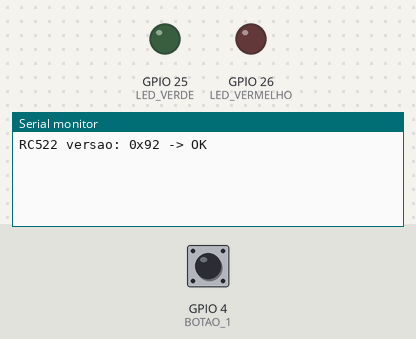
The sketch below on a simulated ESP32. Shown: output pins drawn as LEDs (lit = HIGH), the last lines printed to the serial monitor. The test bench sets the inputs (shaded band); at power-on: GPIO 4 (BOTAO_1) HIGH.

Above: at 1.8 s.
1.9 s: GPIO 4 (BOTAO_1) pulled LOW for 0.15 s
At 3.0 s:
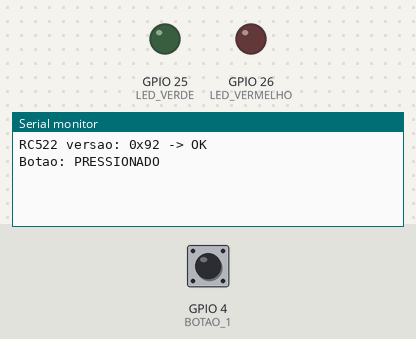
At 6.4 s:
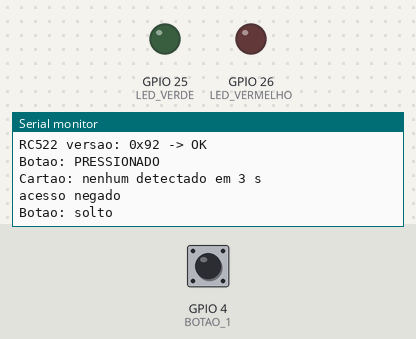

Measured:
- after the input at 1.9 s, the serial monitor: prints a new line after 0.06 s (image 1)

The sketch:

controle_nfc_gerado.ino
```cpp
// Gerado pelo compilador Tupã a partir de controle_nfc.tupa
// Dispositivo: controle
// Placa: ESP32-WROVER-DEV (conferido em bancada em 26/10/2026) (esp32:esp32:esp32wrover)
// Não edite à mão: altere o .tupa e gere de novo.
// Os comentários // [arquivo:linha] ligam cada bloco à linha do .tupa.

#include <SPI.h>
#include <MFRC522.h>

// ---- Pinos e tempos (vêm de compilador/placas/esp32_wrover.json) ----
#define LED_VERDE      25
#define LED_VERMELHO   26
#define BOTAO_1        4
#define NFC_SS         5
#define NFC_RST        22
#define DEBOUNCE_MS    50
#define NFC_TIMEOUT_MS 3000

// ---- Estado dos botões (debounce por millis, sem delay) ----
int botao1_leitura = HIGH, botao1_estavel = HIGH;
unsigned long botao1_mudou = 0;

// ---- Variáveis do programa ----
// [controle_nfc.tupa:3] int tentativas = 3;

MFRC522 leitorNFC(NFC_SS, NFC_RST);

struct Cartao {
  bool valido = false;
  String uid = "";
};

// UIDs autorizados (vêm da placa; os demais cartões ficam negados)
struct UidAutorizado { byte tamanho; byte bytes[10]; };
const UidAutorizado UIDS_AUTORIZADOS[] = {
  { 4, { 0x33, 0x7A, 0x87, 0xF7 } },  // 33 7A 87 F7
  { 4, { 0x43, 0xA3, 0x6F, 0xF5 } },  // 43 A3 6F F5
};
const int N_UIDS = sizeof(UIDS_AUTORIZADOS) / sizeof(UIDS_AUTORIZADOS[0]);

bool uidAutorizado(byte *uid, byte tamanho) {
  for (int i = 0; i < N_UIDS; i++) {
    if (UIDS_AUTORIZADOS[i].tamanho != tamanho) continue;
    if (memcmp(UIDS_AUTORIZADOS[i].bytes, uid, tamanho) == 0) return true;
  }
  return false;
}

// Uma tentativa de leitura. Sempre encerra a comunicação com o cartão.
bool nfcTentar(Cartao &c) {
  if (!leitorNFC.PICC_IsNewCardPresent() || !leitorNFC.PICC_ReadCardSerial()) return false;
  c.uid = "";
  for (byte i = 0; i < leitorNFC.uid.size; i++) {
    if (i > 0) c.uid += ' ';
    if (leitorNFC.uid.uidByte[i] < 0x10) c.uid += '0';
    c.uid += String(leitorNFC.uid.uidByte[i], HEX);
  }
  c.uid.toUpperCase();
  c.valido = uidAutorizado(leitorNFC.uid.uidByte, leitorNFC.uid.size);
  leitorNFC.PICC_HaltA();
  leitorNFC.PCD_StopCrypto1();
  return true;
}

// nfc.ler(): espera até NFC_TIMEOUT_MS pelo cartão; sem cartão = inválido.
Cartao nfcLer() {
  Cartao c;
  unsigned long inicio = millis();
  bool lido = false;
  while (!lido && (millis() - inicio) < NFC_TIMEOUT_MS) {
    lido = nfcTentar(c);
    if (!lido) delay(20);
  }
  if (lido) {
    Serial.println("Cartao UID: " + c.uid);
  } else {
    Serial.println("Cartao: nenhum detectado em 3 s");
  }
  Serial.println(c.valido ? "acesso liberado" : "acesso negado");
  return c;
}

void ledApagar()   { digitalWrite(LED_VERDE, LOW);  digitalWrite(LED_VERMELHO, LOW); }
void ledVerde()    { digitalWrite(LED_VERMELHO, LOW); digitalWrite(LED_VERDE, HIGH); }
void ledVermelho() { digitalWrite(LED_VERDE, LOW);  digitalWrite(LED_VERMELHO, HIGH); }

void setup() {
  Serial.begin(115200);
  delay(500);  // tempo para o Monitor Serial abrir
  pinMode(BOTAO_1, INPUT_PULLUP);
  pinMode(LED_VERDE, OUTPUT);
  pinMode(LED_VERMELHO, OUTPUT);
  ledApagar();  // LEDs começam apagados
  SPI.begin(18, 19, 23, 5);  // SCK, MISO, MOSI, SS
  leitorNFC.PCD_Init();
  delay(50);
  byte versaoRC522 = leitorNFC.PCD_ReadRegister(MFRC522::VersionReg);
  Serial.printf("RC522 versao: 0x%02X -> %s\n", versaoRC522,
                (versaoRC522 == 0x00 || versaoRC522 == 0xFF)
                  ? "FALHA: confira SPI, RST e 3.3V" : "OK");
}

void loop() {
  // [controle_nfc.tupa:5] ao botao(1)
  {
    int leitura = digitalRead(BOTAO_1);
    if (leitura != botao1_leitura) { botao1_leitura = leitura; botao1_mudou = millis(); }
    if ((millis() - botao1_mudou) > DEBOUNCE_MS && leitura != botao1_estavel) {
      botao1_estavel = leitura;  // borda confirmada: dispara uma vez por aperto
      if (botao1_estavel == LOW) {
        Serial.println("Botao: PRESSIONADO");
        Cartao cartao = nfcLer();
        if ((cartao.valido == true)) {
          ledVerde();
          delay(1500);
        } else {
          ledVermelho();
        }
        ledApagar();  // LEDs apagam ao fim do evento
      } else {
        Serial.println("Botao: solto");
      }
    }
  }
  delay(10);
}
```
